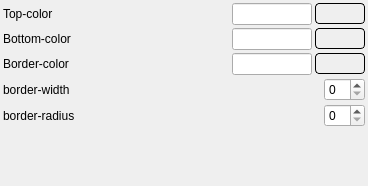
<?xml version="1.0" encoding="UTF-8"?>
<ui version="4.0">
 <class>window_subwindow_widget</class>
 <widget class="QWidget" name="window_subwindow_widget">
  <property name="geometry">
   <rect>
    <x>0</x>
    <y>0</y>
    <width>368</width>
    <height>186</height>
   </rect>
  </property>
  <property name="windowTitle">
   <string>Form</string>
  </property>
  <layout class="QGridLayout" name="gridLayout">
   <property name="leftMargin">
    <number>3</number>
   </property>
   <property name="topMargin">
    <number>3</number>
   </property>
   <property name="rightMargin">
    <number>3</number>
   </property>
   <property name="bottomMargin">
    <number>3</number>
   </property>
   <property name="spacing">
    <number>3</number>
   </property>
   <item row="0" column="0">
    <layout class="QHBoxLayout" name="horizontalLayout">
     <item>
      <widget class="QLabel" name="label_4">
       <property name="text">
        <string>Top-color</string>
       </property>
      </widget>
     </item>
     <item>
      <widget class="QLineEdit" name="top_color_text">
       <property name="sizePolicy">
        <sizepolicy hsizetype="Expanding" vsizetype="Preferred">
         <horstretch>0</horstretch>
         <verstretch>0</verstretch>
        </sizepolicy>
       </property>
       <property name="maximumSize">
        <size>
         <width>80</width>
         <height>16777215</height>
        </size>
       </property>
       <property name="text">
        <string/>
       </property>
       <property name="readOnly">
        <bool>true</bool>
       </property>
      </widget>
     </item>
     <item>
      <widget class="m_sColorButton" name="top_color_button">
       <property name="minimumSize">
        <size>
         <width>50</width>
         <height>0</height>
        </size>
       </property>
       <property name="styleSheet">
        <string notr="true">border:1px solid black;
border-radius:4px;</string>
       </property>
       <property name="text">
        <string/>
       </property>
       <property name="autoRaise">
        <bool>true</bool>
       </property>
      </widget>
     </item>
    </layout>
   </item>
   <item row="1" column="0">
    <layout class="QHBoxLayout" name="horizontalLayout_2">
     <item>
      <widget class="QLabel" name="label_5">
       <property name="text">
        <string>Bottom-color</string>
       </property>
      </widget>
     </item>
     <item>
      <widget class="QLineEdit" name="bottom_color_text">
       <property name="sizePolicy">
        <sizepolicy hsizetype="Expanding" vsizetype="Preferred">
         <horstretch>0</horstretch>
         <verstretch>0</verstretch>
        </sizepolicy>
       </property>
       <property name="maximumSize">
        <size>
         <width>80</width>
         <height>16777215</height>
        </size>
       </property>
       <property name="text">
        <string/>
       </property>
       <property name="readOnly">
        <bool>true</bool>
       </property>
      </widget>
     </item>
     <item>
      <widget class="m_sColorButton" name="bottom_color_button">
       <property name="minimumSize">
        <size>
         <width>50</width>
         <height>0</height>
        </size>
       </property>
       <property name="styleSheet">
        <string notr="true">border:1px solid black;
border-radius:4px;</string>
       </property>
       <property name="text">
        <string/>
       </property>
       <property name="autoRaise">
        <bool>true</bool>
       </property>
      </widget>
     </item>
    </layout>
   </item>
   <item row="3" column="0">
    <layout class="QHBoxLayout" name="horizontalLayout_4">
     <item>
      <widget class="QLabel" name="label_7">
       <property name="text">
        <string>border-width</string>
       </property>
      </widget>
     </item>
     <item>
      <spacer name="horizontalSpacer">
       <property name="orientation">
        <enum>Qt::Horizontal</enum>
       </property>
       <property name="sizeHint" stdset="0">
        <size>
         <width>40</width>
         <height>20</height>
        </size>
       </property>
      </spacer>
     </item>
     <item>
      <widget class="QSpinBox" name="border_width"/>
     </item>
    </layout>
   </item>
   <item row="2" column="0">
    <layout class="QHBoxLayout" name="horizontalLayout_3">
     <item>
      <widget class="QLabel" name="label_6">
       <property name="text">
        <string>Border-color</string>
       </property>
      </widget>
     </item>
     <item>
      <widget class="QLineEdit" name="border_color_text">
       <property name="sizePolicy">
        <sizepolicy hsizetype="Expanding" vsizetype="Preferred">
         <horstretch>0</horstretch>
         <verstretch>0</verstretch>
        </sizepolicy>
       </property>
       <property name="maximumSize">
        <size>
         <width>80</width>
         <height>16777215</height>
        </size>
       </property>
       <property name="text">
        <string/>
       </property>
       <property name="readOnly">
        <bool>true</bool>
       </property>
      </widget>
     </item>
     <item>
      <widget class="m_sColorButton" name="border_color_button">
       <property name="minimumSize">
        <size>
         <width>50</width>
         <height>0</height>
        </size>
       </property>
       <property name="styleSheet">
        <string notr="true">border:1px solid black;
border-radius:4px;</string>
       </property>
       <property name="text">
        <string/>
       </property>
       <property name="autoRaise">
        <bool>true</bool>
       </property>
      </widget>
     </item>
    </layout>
   </item>
   <item row="4" column="0">
    <layout class="QHBoxLayout" name="horizontalLayout_9">
     <item>
      <widget class="QLabel" name="label_12">
       <property name="text">
        <string>border-radius</string>
       </property>
      </widget>
     </item>
     <item>
      <spacer name="horizontalSpacer_2">
       <property name="orientation">
        <enum>Qt::Horizontal</enum>
       </property>
       <property name="sizeHint" stdset="0">
        <size>
         <width>40</width>
         <height>20</height>
        </size>
       </property>
      </spacer>
     </item>
     <item>
      <widget class="QSpinBox" name="border_radius"/>
     </item>
    </layout>
   </item>
   <item row="5" column="0">
    <spacer name="verticalSpacer">
     <property name="orientation">
      <enum>Qt::Vertical</enum>
     </property>
     <property name="sizeHint" stdset="0">
      <size>
       <width>20</width>
       <height>40</height>
      </size>
     </property>
    </spacer>
   </item>
  </layout>
 </widget>
 <customwidgets>
  <customwidget>
   <class>m_sColorButton</class>
   <extends>QToolButton</extends>
   <header>m_scolorbutton.h</header>
  </customwidget>
 </customwidgets>
 <resources/>
 <connections/>
</ui>
